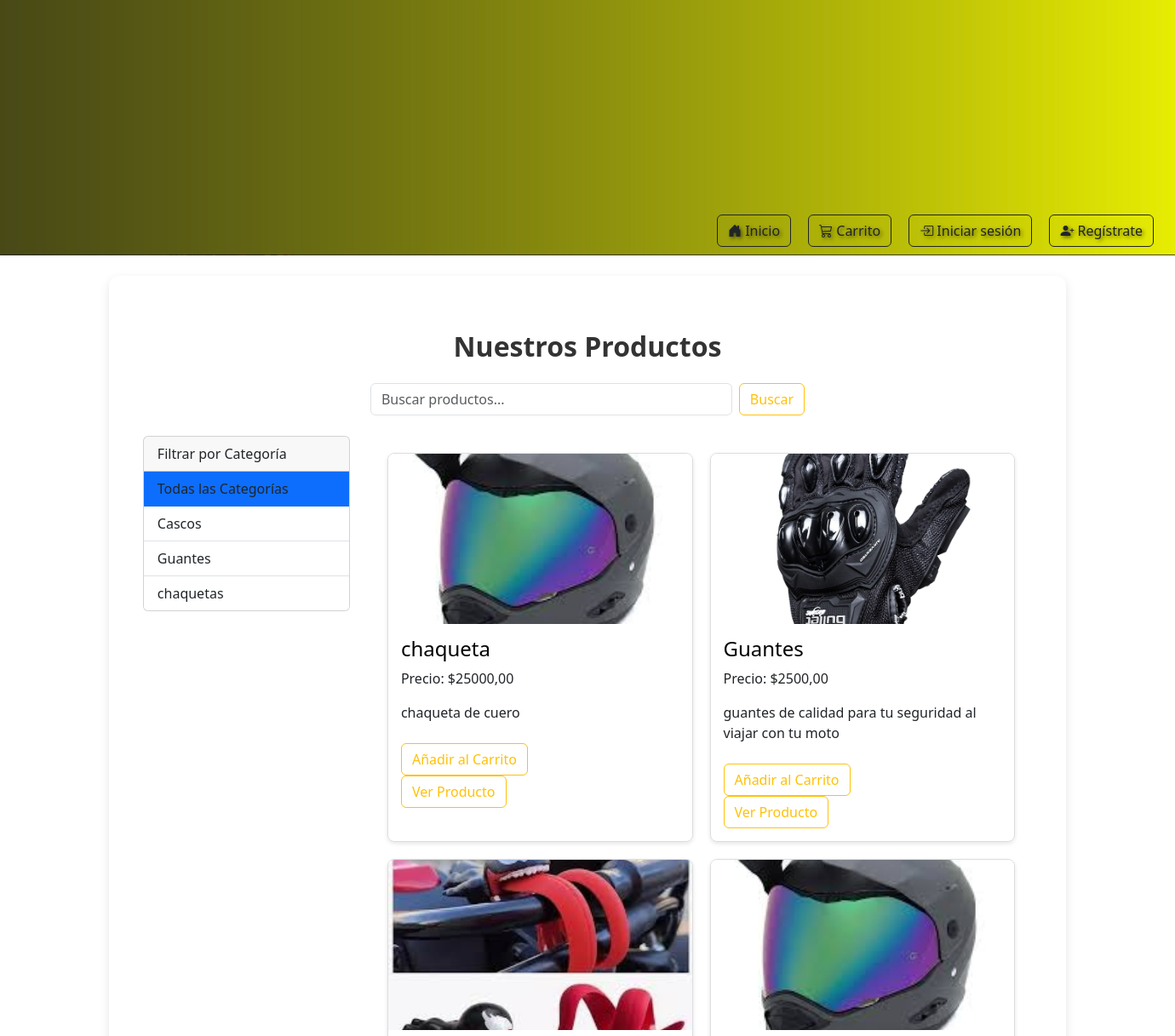
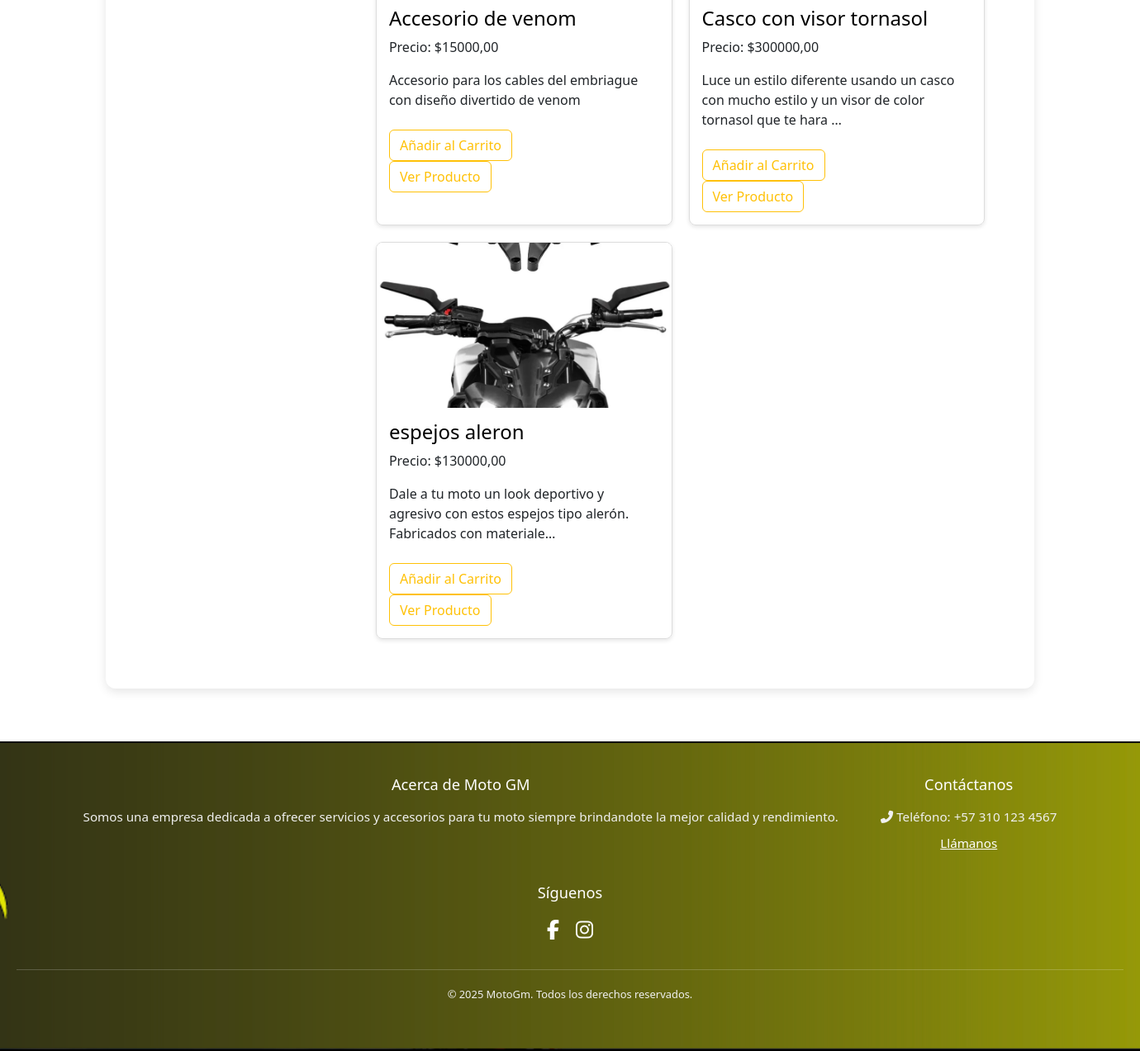
/productos/, run on the app's committed database (2 pictures, top to bottom).
### dashboard_admin/models.py (models this page shows, shortened)
class Categoria(models.Model):
    nombre = models.CharField(max_length=100, unique=True, verbose_name="Nombre de la Categoría")
    descripcion = models.TextField(blank=True, null=True, verbose_name="Descripción")
    fecha_creacion = models.DateTimeField(auto_now_add=True, verbose_name="Fecha de Creación")
    fecha_actualizacion = models.DateTimeField(auto_now=True, verbose_name="Fecha de Última Actualización")
    class Meta:
        verbose_name = "Categoría"
        verbose_name_plural = "Categorías"
        ordering = ['nombre'] # Ordenar categorías por nombre por defecto

### productos/models.py (models this page shows, shortened)
class Producto(models.Model):
    nombre = models.CharField(max_length=200)
    descripcion = models.TextField()
    precio = models.DecimalField(max_digits=10, decimal_places=2)
    imagen = models.ImageField(upload_to='productos/', null=True, blank=True) # Las imágenes se guardarán en media/productos/
    stock = models.IntegerField(default=0)
    disponible = models.BooleanField(default=True)
    fecha_creacion = models.DateTimeField(auto_now_add=True)
    ultima_actualizacion = models.DateTimeField(auto_now=True)
    categoria = models.ForeignKey(Categoria, on_delete=models.SET_NULL, null=True, blank=True, related_name='productos')
    class Meta:
        ordering = ['nombre'] # Ordena los productos por nombre por defecto

### productos/views.py (the view)
# urls.py: path('', views.lista_productos, name='lista_productos'),  # Ruta para listar productos
def lista_productos(request, category_id=None):
    query = request.GET.get('q')
    productos = Producto.objects.filter(disponible=True)
    if category_id:
        productos = productos.filter(categoria__id=category_id)
    if query:
        productos = productos.filter(
            Q(nombre__icontains=query) | Q(descripcion__icontains=query)
        ).distinct() # Usamos distinct para evitar duplicados si un producto coincide en ambos campos
    productos = productos.order_by('-fecha_creacion')
    categorias = Categoria.objects.all().order_by('nombre')
    context = {
        'productos': productos,
        'categorias': categorias, # Pasamos todas las categorías al contexto
        'selected_category_id': category_id, # Pasamos el ID de la categoría seleccionada (si hay una)
        'query': query # Pasamos el término de búsqueda al contexto para mostrarlo en la barra
    }
    return render(request, 'productos/lista_productos.html', context)

### productos/context_processors.py (called while the page is built)
def cart_item_count(request):
    cart_count = 0
    if request.user.is_authenticated:
        cart_count = CarritoItem.objects.filter(usuario=request.user).count() # o .aggregate(Sum('cantidad'))['cantidad__sum'] si quieres sumar las cantidades
    return {'cart_count': cart_count}

### productos/templates/productos/lista_productos.html (shortened to what this page needs)
{% extends 'core/base.html' %}
{% load static %}
{% block content %}
<div class="main-content">
    <div class="container my-4">
        <h1 class="text-center my-4">Nuestros Productos</h1>
        <div class="row justify-content-center mb-4">
            <div class="col-md-6">
                <form action="{% url 'productos:lista_productos' %}" method="get" class="d-flex">
                    <input type="text" name="q" class="form-control me-2" placeholder="Buscar productos..." value="{{ query|default:'' }}">
                    <button type="submit" class="btn btn-outline-warning">Buscar</button>
                </form>
            </div>
        </div>
        <div class="row">
            <div class="col-md-3">
                <div class="card">
                    <div class="card-header">
                        Filtrar por Categoría
                    </div>
                    <ul class="list-group list-group-flush">
                        <li class="list-group-item {% if not selected_category_id %}active{% endif %}">
                            <a href="{% url 'productos:lista_productos' %}" class="text-decoration-none text-dark">Todas las Categorías</a>
                        </li>
                        {% for categoria in categorias %}
                            <li class="list-group-item {% if selected_category_id == categoria.id %}active{% endif %}">
                                <a href="{% url 'productos:lista_productos_by_category' category_id=categoria.id %}" class="text-decoration-none text-dark">
                                    {{ categoria.nombre }}
                                </a>
                            </li>
                        {% endfor %}
                    </ul>
                </div>
            </div>
            <div class="col-md-9">
                {% if productos %}
                    <div class="product-grid">
                        {% for producto in productos %}
                            <div class="product-card">
                                {% if producto.imagen %}
                                    <img src="{{ producto.imagen.url }}" alt="{{ producto.nombre }}">
                                {% else %}
                                    <img src="https://via.placeholder.com/300x200?text=Sin+Imagen" alt="Producto sin imagen">
                                {% endif %}
                                <div class="product-info">
                                    <h4><a href="{% url 'productos:detalle_producto' producto.pk %}">{{ producto.nombre }}</a></h4>
                                    <p>Precio: ${{ producto.precio }}</p>
                                    <p>{{ producto.descripcion|truncatechars:100 }}</p>
                                    <form class="add-to-cart-form" data-product-id="{{ producto.pk }}" action="{% url 'productos:add_to_cart' producto.pk %}" method="post">
                                        <button type="submit" class="btn btn-outline-warning mt-2">Añadir al Carrito</button>
                                    </form>
                                    <a href="{% url 'productos:detalle_producto' producto.pk %}" class="btn btn-outline-warning">Ver Producto</a>
                                </div>
                            </div>
                        {% endfor %}
                    </div>
                {% else %}
                    <div class="alert alert-info" role="alert">
                        No se encontraron productos.
                    </div>
                {% endif %}
            </div>
        </div>
    </div>
</div>
{% endblock content %}

### core/static/core/stylecore.css (style rules this page uses)
.main-content { display: flex; flex-direction: column; justify-content: center; align-items: center; min-height: calc(100vh - 300px - 200px); padding: 20px; }
.main-content { padding-top: 0px; padding-bottom: 20px; }
.product-grid { display: grid; grid-template-columns: repeat(auto-fit, minmax(250px, 1fr)); gap: 20px; padding: 20px; }
.product-card { border: 1px solid #ddd; border-radius: 8px; overflow: hidden; box-shadow: 0 2px 5px rgba(0,0,0,0.1); transition: transform 0.2s; }
.product-card img { width: 100%; height: 200px; object-fit: cover; }
.product-info { padding: 15px; }
.product-info h4 a { color: #000 ; text-decoration: none; }
.container { background-color: #fff; padding: 40px; border-radius: 12px; box-shadow: 0 4px 12px rgba(0,0,0,0.1); max-width: 1200px; margin: auto; }
.container h1 { font-size: 2em; font-weight: bold; color: #333; }

### data on the page
Categoria: nombre "Cascos"
Categoria: nombre "Guantes"
Categoria: nombre "chaquetas"
Producto: imagen (picture), nombre "chaqueta", precio "25000,00", descripcion "chaqueta de cuero"
Producto: imagen (picture), nombre "Guantes", precio "2500,00", descripcion "guantes de calidad para tu seguridad al viajar con tu moto"
Producto: imagen (picture), nombre "Accesorio de venom", precio "15000,00", descripcion "Accesorio para los cables del embriague con diseño divertido de venom"
Producto: imagen (picture), nombre "Casco con visor tornasol", precio "300000,00", descripcion "Luce un estilo diferente usando un casco con mucho estilo y un visor de color tornasol que te hara …"
Producto: imagen (picture), nombre "espejos aleron", precio "130000,00", descripcion "Dale a tu moto un look deportivo y agresivo con estos espejos tipo alerón. Fabricados con materiale…"
